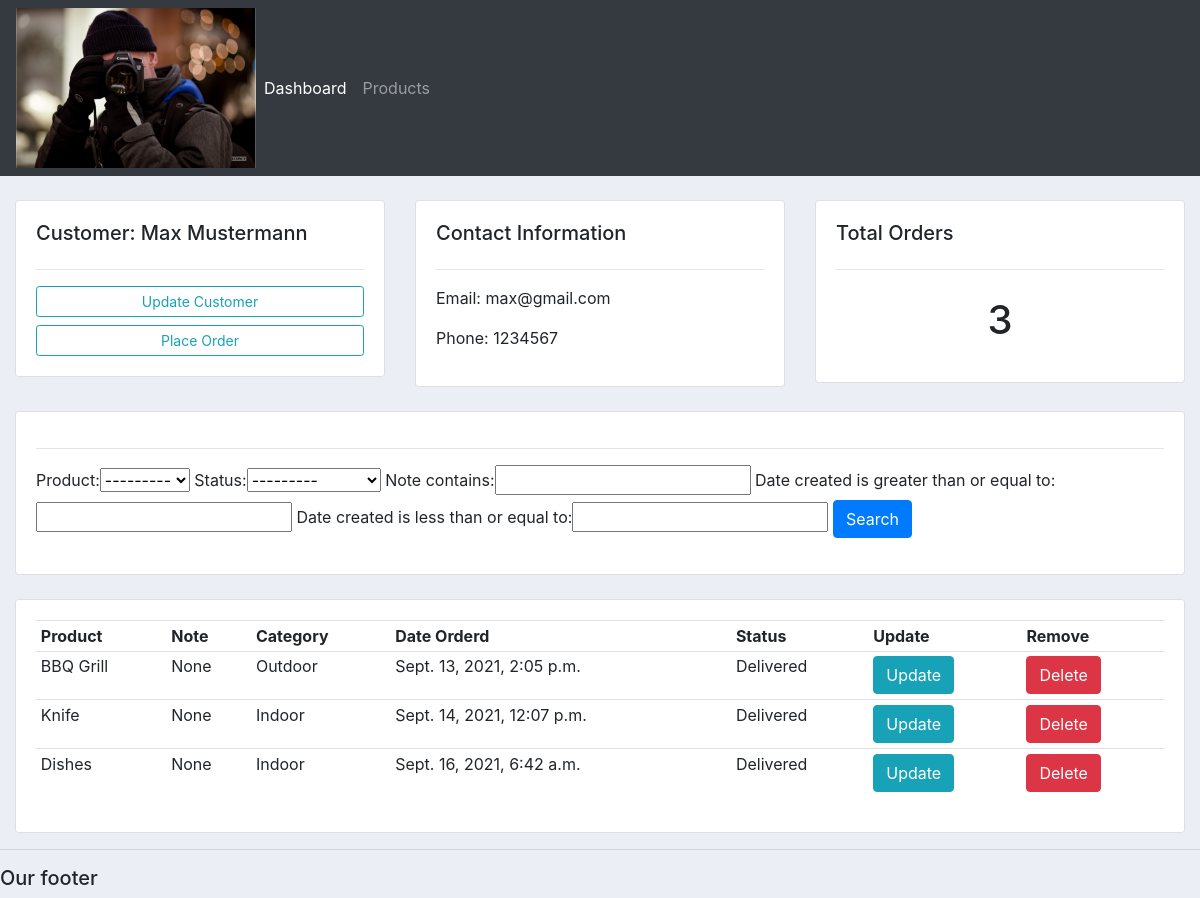
Screenshot of /customers/1/ with the database file from the repository.
### accounts/models.py (models this page shows, shortened)
class Customer(models.Model):
    name = models.CharField(max_length=200, null=True)
    phone = models.CharField(max_length=200, null=True)
    mobile = models.CharField(max_length=200, null=True)
    email = models.CharField(max_length=200, null=True)
    date_created = models.DateTimeField(auto_now_add=True, null=True)

class Order(models.Model):
    status_options = (
        ('Pending', 'Pending'),
        ('Out of delivery', 'Out of delivery'),
        ('Delivered', 'Delivered')
    )
    customer = models.ForeignKey(Customer, null=True, on_delete=models.SET_NULL)
    product = models.ForeignKey(Product, null=True, on_delete=models.SET_NULL)
    date_created = models.DateTimeField(auto_now_add=True, null=True)
    status = models.CharField(max_length=200, null=True, choices=status_options)
    note = models.CharField(max_length=200, null=True)

class Product(models.Model):
    category_options = (
        ('Indoor', 'Indoor'),
        ('Outdoor', 'Outdoor'),
    )
    name = models.CharField(max_length=200, null=True)
    price = models.FloatField(null=True)
    category = models.CharField(max_length=200, null=True, choices=category_options)
    description = models.CharField(max_length=200, null=True, blank=True)
    date_created = models.DateTimeField(auto_now_add=True, null=True)
    tags = models.ManyToManyField(Tag)
    def __str__(self):
        return self.name

### accounts/views.py (the view)
# urls.py: path('customers/<str:pk_test>/', views.customers, name='customer_url_name'),
def customers(request, pk_test):
    customer = Customer.objects.get(id=pk_test)
    orders = customer.order_set.all()
    total_orders = orders.count()
    my_filter = OrderFilter(request.GET, queryset=orders)
    orders = my_filter.qs
    context = {
        'customer': customer,
        'orders': orders,
        'total_orders': total_orders,
        'my_filter': my_filter
    }
    return render(request, 'accounts/customers.html', context)

### accounts/templates/accounts/customers.html (shortened to what this page needs)
{%  extends 'accounts/main.html' %}
{% block content %}
<br>
<div class="row">
	<div class="col-md">
		<div class="card card-body">
			<h5>Customer: {{customer.name}}</h5>
			<hr>
			<a class="btn btn-outline-info  btn-sm btn-block" href="">Update Customer</a>
			<a class="btn btn-outline-info  btn-sm btn-block" href="{% url 'create_order_url_name' customer.id %}">Place Order</a>
		</div>
	</div>
	<div class="col-md">
		<div class="card card-body">
			<h5>Contact Information</h5>
			<hr>
			<p>Email: {{customer.email}}</p>
			<p>Phone: {{customer.phone}}</p>
		</div>
	</div>
	<div class="col-md">
		<div class="card card-body">
			<h5>Total Orders</h5>
			<hr>
			<h1 style="text-align: center;padding: 10px">{{total_orders}}</h1>
		</div>
	</div>
</div>
<br>
<div class="row">
	<div class="col">
		<div class="card card-body">
			<form method="get">
				<hr>
				{{my_filter.form}}
		    	<button class="btn btn-primary" type="submit">Search</button>
		  	</form>
		</div>
	</div>
</div>
<br>
<div class="row">
	<div class="col-md">
		<div class="card card-body">
			<table class="table table-sm">
				<tr>
					<th>Product</th>
					<th>Note</th>
					<th>Category</th>
					<th>Date Orderd</th>
					<th>Status</th>
					<th>Update</th>
					<th>Remove</th>
				</tr>
				{% for order in orders %}
				<tr>
					<td>{{order.product}}</td>
					<td>{{order.note}}</td>
					<td>{{order.product.category}}</td>
					<td>{{order.date_created}}</td>
					<td>{{order.status}}</td>
					<td><a class="btn bt-sm btn-info" href="{% url 'update_order_url_name' order.id %}">Update</a></td>
					<td><a class="btn bt-sm btn-danger" href="{% url 'delete_order_url_name' order.id %}">Delete</a></td>
				</tr>
				{% endfor %}
			</table>
		</div>
	</div>
</div>
{% endblock %}

### static/css/main.css (style rules this page uses)
body { background-color: #ebeff5; }

### rows the page displays
Customer: name "Max Mustermann", email "max@gmail.com", phone "1234567"
Order: product "BBQ Grill", note "None", product.category "Outdoor", date_created "Sept. 13, 2021, 2:05 p.m.", status "Delivered"
Order: product "Knife", note "None", product.category "Indoor", date_created "Sept. 14, 2021, 12:07 p.m.", status "Delivered"
Order: product "Dishes", note "None", product.category "Indoor", date_created "Sept. 16, 2021, 6:42 a.m.", status "Delivered"

### other values shown
{{ total_orders }} "3"
